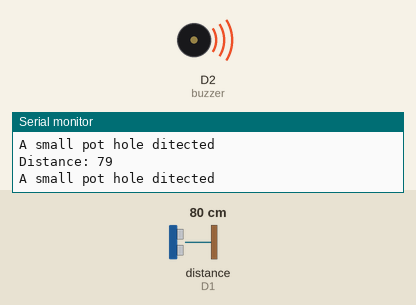
A sketch run on a simulated ESP8266 (NodeMCU). Shown: buzzer (waves = sounding, pin HIGH), the last lines printed to the serial monitor. Wiring (inferred from the names in the program): ultrasonic range finder: trigger D0; echo D1. The test bench sets the inputs (shaded band); at power-on: distance to the obstacle (sensor on D1) 80 cm. The echo pulse lasts 58.3 µs per cm; pins used as bus, display or sensor lines are not drawn.

Above: at 2.3 s.
2.4 s: distance to the obstacle (sensor on D1) set to 66 cm
4.5 s: distance to the obstacle (sensor on D1) set to 59 cm
At 4.8 s:
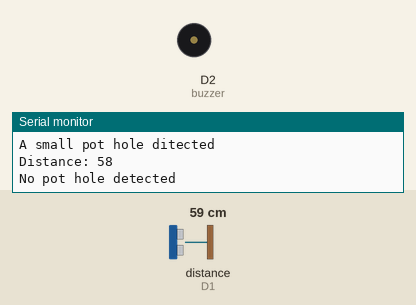
6.6 s: distance to the obstacle (sensor on D1) set to 120 cm
At 8.7 s:
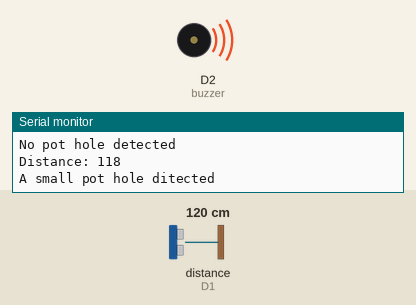
9.0 s: distance to the obstacle (sensor on D1) set to 2 cm
At 10.0 s:
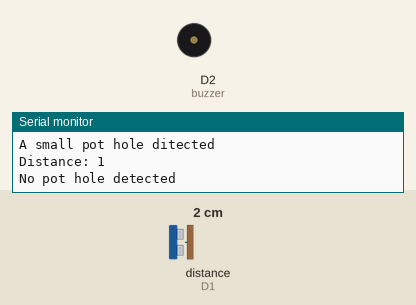
Timing chart, 0 to 12.0 s (numbered marks = the images above; inputs shaded):
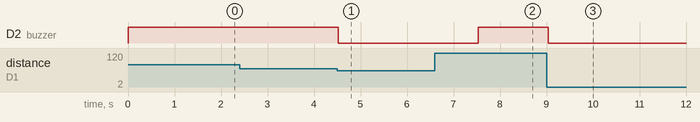

Measured:
- the behaviour switches between 62 and 61 cm on distance to the obstacle (sensor on D1) (found by bisection; images 0 and 1)
- after the input at 4.5 s, D2 (buzzer): HIGH → LOW at once
- after the input at 6.6 s, D2 (buzzer): LOW → HIGH after 0.94 s
- after the input at 9.0 s, D2 (buzzer): HIGH → LOW at once

The sketch:

main.ino
```cpp
int trig=D0;
int echo=D1;
int buzzer=D2;

void setup() {
  pinMode(trig, OUTPUT);
  pinMode(echo, INPUT);
  pinMode(buzzer, OUTPUT);
  Serial.begin(9600);
}

void loop() {
  digitalWrite(trig, 0);
  delayMicroseconds(2);
  digitalWrite(trig, 1);
  delayMicroseconds(10);
  digitalWrite(trig, 0);
  long duration = pulseIn(echo, 1);
  int distance = duration * 0.034 / 2;
  Serial.print("Distance: ");
  Serial.println(distance);
  if (distance > 120) {
    Serial.println("A big pot hole detected");
    digitalWrite(buzzer, 1);
    delay(2000);

  } else if (distance > 60) {
    digitalWrite(buzzer, 1);
    Serial.println("A small pot hole ditected");
    delay(500);
  }
  else {
    Serial.println("No pot hole detected");
    digitalWrite(buzzer,0);
  }
  delay(1000);
}
```
